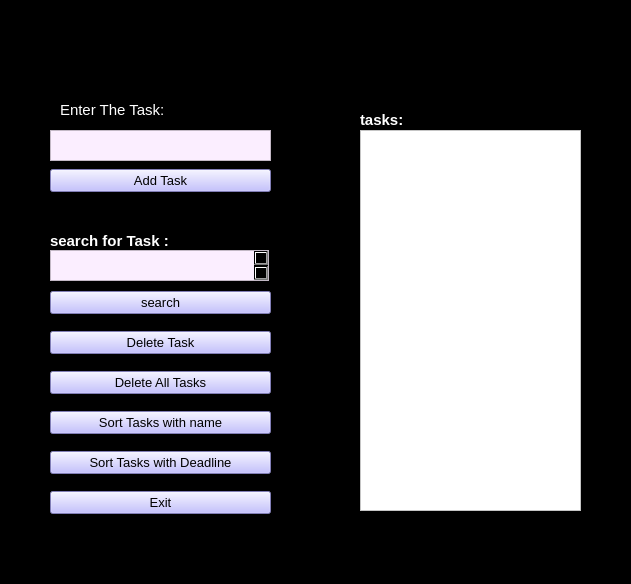
<?xml version="1.0" encoding="UTF-8"?>
<ui version="4.0">
 <class>ToDoList</class>
 <widget class="QMainWindow" name="ToDoList">
  <property name="geometry">
   <rect>
    <x>0</x>
    <y>0</y>
    <width>631</width>
    <height>584</height>
   </rect>
  </property>
  <property name="palette">
   <palette>
    <active>
     <colorrole role="WindowText">
      <brush brushstyle="SolidPattern">
       <color alpha="255">
        <red>0</red>
        <green>0</green>
        <blue>0</blue>
       </color>
      </brush>
     </colorrole>
     <colorrole role="Button">
      <brush brushstyle="SolidPattern">
       <color alpha="255">
        <red>0</red>
        <green>0</green>
        <blue>0</blue>
       </color>
      </brush>
     </colorrole>
     <colorrole role="Light">
      <brush brushstyle="SolidPattern">
       <color alpha="255">
        <red>255</red>
        <green>255</green>
        <blue>255</blue>
       </color>
      </brush>
     </colorrole>
     <colorrole role="Midlight">
      <brush brushstyle="SolidPattern">
       <color alpha="255">
        <red>255</red>
        <green>255</green>
        <blue>255</blue>
       </color>
      </brush>
     </colorrole>
     <colorrole role="Dark">
      <brush brushstyle="SolidPattern">
       <color alpha="255">
        <red>127</red>
        <green>127</green>
        <blue>127</blue>
       </color>
      </brush>
     </colorrole>
     <colorrole role="Mid">
      <brush brushstyle="SolidPattern">
       <color alpha="255">
        <red>170</red>
        <green>170</green>
        <blue>170</blue>
       </color>
      </brush>
     </colorrole>
     <colorrole role="Text">
      <brush brushstyle="SolidPattern">
       <color alpha="255">
        <red>0</red>
        <green>0</green>
        <blue>0</blue>
       </color>
      </brush>
     </colorrole>
     <colorrole role="BrightText">
      <brush brushstyle="SolidPattern">
       <color alpha="255">
        <red>255</red>
        <green>255</green>
        <blue>255</blue>
       </color>
      </brush>
     </colorrole>
     <colorrole role="ButtonText">
      <brush brushstyle="SolidPattern">
       <color alpha="255">
        <red>0</red>
        <green>0</green>
        <blue>0</blue>
       </color>
      </brush>
     </colorrole>
     <colorrole role="Base">
      <brush brushstyle="SolidPattern">
       <color alpha="255">
        <red>0</red>
        <green>0</green>
        <blue>0</blue>
       </color>
      </brush>
     </colorrole>
     <colorrole role="Window">
      <brush brushstyle="SolidPattern">
       <color alpha="255">
        <red>0</red>
        <green>0</green>
        <blue>0</blue>
       </color>
      </brush>
     </colorrole>
     <colorrole role="Shadow">
      <brush brushstyle="SolidPattern">
       <color alpha="255">
        <red>0</red>
        <green>0</green>
        <blue>0</blue>
       </color>
      </brush>
     </colorrole>
     <colorrole role="AlternateBase">
      <brush brushstyle="SolidPattern">
       <color alpha="255">
        <red>255</red>
        <green>255</green>
        <blue>255</blue>
       </color>
      </brush>
     </colorrole>
     <colorrole role="ToolTipBase">
      <brush brushstyle="SolidPattern">
       <color alpha="255">
        <red>255</red>
        <green>255</green>
        <blue>220</blue>
       </color>
      </brush>
     </colorrole>
     <colorrole role="ToolTipText">
      <brush brushstyle="SolidPattern">
       <color alpha="255">
        <red>0</red>
        <green>0</green>
        <blue>0</blue>
       </color>
      </brush>
     </colorrole>
     <colorrole role="PlaceholderText">
      <brush brushstyle="SolidPattern">
       <color alpha="128">
        <red>0</red>
        <green>0</green>
        <blue>0</blue>
       </color>
      </brush>
     </colorrole>
    </active>
    <inactive>
     <colorrole role="WindowText">
      <brush brushstyle="SolidPattern">
       <color alpha="255">
        <red>0</red>
        <green>0</green>
        <blue>0</blue>
       </color>
      </brush>
     </colorrole>
     <colorrole role="Button">
      <brush brushstyle="SolidPattern">
       <color alpha="255">
        <red>0</red>
        <green>0</green>
        <blue>0</blue>
       </color>
      </brush>
     </colorrole>
     <colorrole role="Light">
      <brush brushstyle="SolidPattern">
       <color alpha="255">
        <red>255</red>
        <green>255</green>
        <blue>255</blue>
       </color>
      </brush>
     </colorrole>
     <colorrole role="Midlight">
      <brush brushstyle="SolidPattern">
       <color alpha="255">
        <red>255</red>
        <green>255</green>
        <blue>255</blue>
       </color>
      </brush>
     </colorrole>
     <colorrole role="Dark">
      <brush brushstyle="SolidPattern">
       <color alpha="255">
        <red>127</red>
        <green>127</green>
        <blue>127</blue>
       </color>
      </brush>
     </colorrole>
     <colorrole role="Mid">
      <brush brushstyle="SolidPattern">
       <color alpha="255">
        <red>170</red>
        <green>170</green>
        <blue>170</blue>
       </color>
      </brush>
     </colorrole>
     <colorrole role="Text">
      <brush brushstyle="SolidPattern">
       <color alpha="255">
        <red>0</red>
        <green>0</green>
        <blue>0</blue>
       </color>
      </brush>
     </colorrole>
     <colorrole role="BrightText">
      <brush brushstyle="SolidPattern">
       <color alpha="255">
        <red>255</red>
        <green>255</green>
        <blue>255</blue>
       </color>
      </brush>
     </colorrole>
     <colorrole role="ButtonText">
      <brush brushstyle="SolidPattern">
       <color alpha="255">
        <red>0</red>
        <green>0</green>
        <blue>0</blue>
       </color>
      </brush>
     </colorrole>
     <colorrole role="Base">
      <brush brushstyle="SolidPattern">
       <color alpha="255">
        <red>0</red>
        <green>0</green>
        <blue>0</blue>
       </color>
      </brush>
     </colorrole>
     <colorrole role="Window">
      <brush brushstyle="SolidPattern">
       <color alpha="255">
        <red>0</red>
        <green>0</green>
        <blue>0</blue>
       </color>
      </brush>
     </colorrole>
     <colorrole role="Shadow">
      <brush brushstyle="SolidPattern">
       <color alpha="255">
        <red>0</red>
        <green>0</green>
        <blue>0</blue>
       </color>
      </brush>
     </colorrole>
     <colorrole role="AlternateBase">
      <brush brushstyle="SolidPattern">
       <color alpha="255">
        <red>255</red>
        <green>255</green>
        <blue>255</blue>
       </color>
      </brush>
     </colorrole>
     <colorrole role="ToolTipBase">
      <brush brushstyle="SolidPattern">
       <color alpha="255">
        <red>255</red>
        <green>255</green>
        <blue>220</blue>
       </color>
      </brush>
     </colorrole>
     <colorrole role="ToolTipText">
      <brush brushstyle="SolidPattern">
       <color alpha="255">
        <red>0</red>
        <green>0</green>
        <blue>0</blue>
       </color>
      </brush>
     </colorrole>
     <colorrole role="PlaceholderText">
      <brush brushstyle="SolidPattern">
       <color alpha="128">
        <red>0</red>
        <green>0</green>
        <blue>0</blue>
       </color>
      </brush>
     </colorrole>
    </inactive>
    <disabled>
     <colorrole role="WindowText">
      <brush brushstyle="SolidPattern">
       <color alpha="255">
        <red>127</red>
        <green>127</green>
        <blue>127</blue>
       </color>
      </brush>
     </colorrole>
     <colorrole role="Button">
      <brush brushstyle="SolidPattern">
       <color alpha="255">
        <red>0</red>
        <green>0</green>
        <blue>0</blue>
       </color>
      </brush>
     </colorrole>
     <colorrole role="Light">
      <brush brushstyle="SolidPattern">
       <color alpha="255">
        <red>255</red>
        <green>255</green>
        <blue>255</blue>
       </color>
      </brush>
     </colorrole>
     <colorrole role="Midlight">
      <brush brushstyle="SolidPattern">
       <color alpha="255">
        <red>255</red>
        <green>255</green>
        <blue>255</blue>
       </color>
      </brush>
     </colorrole>
     <colorrole role="Dark">
      <brush brushstyle="SolidPattern">
       <color alpha="255">
        <red>127</red>
        <green>127</green>
        <blue>127</blue>
       </color>
      </brush>
     </colorrole>
     <colorrole role="Mid">
      <brush brushstyle="SolidPattern">
       <color alpha="255">
        <red>170</red>
        <green>170</green>
        <blue>170</blue>
       </color>
      </brush>
     </colorrole>
     <colorrole role="Text">
      <brush brushstyle="SolidPattern">
       <color alpha="255">
        <red>127</red>
        <green>127</green>
        <blue>127</blue>
       </color>
      </brush>
     </colorrole>
     <colorrole role="BrightText">
      <brush brushstyle="SolidPattern">
       <color alpha="255">
        <red>255</red>
        <green>255</green>
        <blue>255</blue>
       </color>
      </brush>
     </colorrole>
     <colorrole role="ButtonText">
      <brush brushstyle="SolidPattern">
       <color alpha="255">
        <red>127</red>
        <green>127</green>
        <blue>127</blue>
       </color>
      </brush>
     </colorrole>
     <colorrole role="Base">
      <brush brushstyle="SolidPattern">
       <color alpha="255">
        <red>0</red>
        <green>0</green>
        <blue>0</blue>
       </color>
      </brush>
     </colorrole>
     <colorrole role="Window">
      <brush brushstyle="SolidPattern">
       <color alpha="255">
        <red>0</red>
        <green>0</green>
        <blue>0</blue>
       </color>
      </brush>
     </colorrole>
     <colorrole role="Shadow">
      <brush brushstyle="SolidPattern">
       <color alpha="255">
        <red>0</red>
        <green>0</green>
        <blue>0</blue>
       </color>
      </brush>
     </colorrole>
     <colorrole role="AlternateBase">
      <brush brushstyle="SolidPattern">
       <color alpha="255">
        <red>255</red>
        <green>255</green>
        <blue>255</blue>
       </color>
      </brush>
     </colorrole>
     <colorrole role="ToolTipBase">
      <brush brushstyle="SolidPattern">
       <color alpha="255">
        <red>255</red>
        <green>255</green>
        <blue>220</blue>
       </color>
      </brush>
     </colorrole>
     <colorrole role="ToolTipText">
      <brush brushstyle="SolidPattern">
       <color alpha="255">
        <red>0</red>
        <green>0</green>
        <blue>0</blue>
       </color>
      </brush>
     </colorrole>
     <colorrole role="PlaceholderText">
      <brush brushstyle="SolidPattern">
       <color alpha="128">
        <red>0</red>
        <green>0</green>
        <blue>0</blue>
       </color>
      </brush>
     </colorrole>
    </disabled>
   </palette>
  </property>
  <property name="windowTitle">
   <string>MainWindow</string>
  </property>
  <property name="styleSheet">
   <string notr="true">background-color: rgb(0, 0, 0);</string>
  </property>
  <widget class="QWidget" name="centralwidget">
   <widget class="QWidget" name="verticalLayoutWidget">
    <property name="geometry">
     <rect>
      <x>50</x>
      <y>160</y>
      <width>221</width>
      <height>41</height>
     </rect>
    </property>
    <layout class="QVBoxLayout" name="verticalLayout">
     <item>
      <widget class="QPushButton" name="addtask">
       <property name="palette">
        <palette>
         <active>
          <colorrole role="WindowText">
           <brush brushstyle="SolidPattern">
            <color alpha="255">
             <red>0</red>
             <green>0</green>
             <blue>0</blue>
            </color>
           </brush>
          </colorrole>
          <colorrole role="Button">
           <brush brushstyle="SolidPattern">
            <color alpha="255">
             <red>181</red>
             <green>176</green>
             <blue>255</blue>
            </color>
           </brush>
          </colorrole>
          <colorrole role="Light">
           <brush brushstyle="SolidPattern">
            <color alpha="255">
             <red>255</red>
             <green>255</green>
             <blue>255</blue>
            </color>
           </brush>
          </colorrole>
          <colorrole role="Midlight">
           <brush brushstyle="SolidPattern">
            <color alpha="255">
             <red>212</red>
             <green>255</green>
             <blue>255</blue>
            </color>
           </brush>
          </colorrole>
          <colorrole role="Dark">
           <brush brushstyle="SolidPattern">
            <color alpha="255">
             <red>85</red>
             <green>127</green>
             <blue>127</blue>
            </color>
           </brush>
          </colorrole>
          <colorrole role="Mid">
           <brush brushstyle="SolidPattern">
            <color alpha="255">
             <red>113</red>
             <green>170</green>
             <blue>170</blue>
            </color>
           </brush>
          </colorrole>
          <colorrole role="Text">
           <brush brushstyle="SolidPattern">
            <color alpha="255">
             <red>0</red>
             <green>0</green>
             <blue>0</blue>
            </color>
           </brush>
          </colorrole>
          <colorrole role="BrightText">
           <brush brushstyle="SolidPattern">
            <color alpha="255">
             <red>255</red>
             <green>255</green>
             <blue>255</blue>
            </color>
           </brush>
          </colorrole>
          <colorrole role="ButtonText">
           <brush brushstyle="SolidPattern">
            <color alpha="255">
             <red>0</red>
             <green>0</green>
             <blue>0</blue>
            </color>
           </brush>
          </colorrole>
          <colorrole role="Base">
           <brush brushstyle="SolidPattern">
            <color alpha="255">
             <red>181</red>
             <green>176</green>
             <blue>255</blue>
            </color>
           </brush>
          </colorrole>
          <colorrole role="Window">
           <brush brushstyle="SolidPattern">
            <color alpha="255">
             <red>181</red>
             <green>176</green>
             <blue>255</blue>
            </color>
           </brush>
          </colorrole>
          <colorrole role="Shadow">
           <brush brushstyle="SolidPattern">
            <color alpha="255">
             <red>0</red>
             <green>0</green>
             <blue>0</blue>
            </color>
           </brush>
          </colorrole>
          <colorrole role="AlternateBase">
           <brush brushstyle="SolidPattern">
            <color alpha="255">
             <red>212</red>
             <green>255</green>
             <blue>255</blue>
            </color>
           </brush>
          </colorrole>
          <colorrole role="ToolTipBase">
           <brush brushstyle="SolidPattern">
            <color alpha="255">
             <red>255</red>
             <green>255</green>
             <blue>220</blue>
            </color>
           </brush>
          </colorrole>
          <colorrole role="ToolTipText">
           <brush brushstyle="SolidPattern">
            <color alpha="255">
             <red>0</red>
             <green>0</green>
             <blue>0</blue>
            </color>
           </brush>
          </colorrole>
          <colorrole role="PlaceholderText">
           <brush brushstyle="SolidPattern">
            <color alpha="128">
             <red>0</red>
             <green>0</green>
             <blue>0</blue>
            </color>
           </brush>
          </colorrole>
         </active>
         <inactive>
          <colorrole role="WindowText">
           <brush brushstyle="SolidPattern">
            <color alpha="255">
             <red>0</red>
             <green>0</green>
             <blue>0</blue>
            </color>
           </brush>
          </colorrole>
          <colorrole role="Button">
           <brush brushstyle="SolidPattern">
            <color alpha="255">
             <red>181</red>
             <green>176</green>
             <blue>255</blue>
            </color>
           </brush>
          </colorrole>
          <colorrole role="Light">
           <brush brushstyle="SolidPattern">
            <color alpha="255">
             <red>255</red>
             <green>255</green>
             <blue>255</blue>
            </color>
           </brush>
          </colorrole>
          <colorrole role="Midlight">
           <brush brushstyle="SolidPattern">
            <color alpha="255">
             <red>212</red>
             <green>255</green>
             <blue>255</blue>
            </color>
           </brush>
          </colorrole>
          <colorrole role="Dark">
           <brush brushstyle="SolidPattern">
            <color alpha="255">
             <red>85</red>
             <green>127</green>
             <blue>127</blue>
            </color>
           </brush>
          </colorrole>
          <colorrole role="Mid">
           <brush brushstyle="SolidPattern">
            <color alpha="255">
             <red>113</red>
             <green>170</green>
             <blue>170</blue>
            </color>
           </brush>
          </colorrole>
          <colorrole role="Text">
           <brush brushstyle="SolidPattern">
            <color alpha="255">
             <red>0</red>
             <green>0</green>
             <blue>0</blue>
            </color>
           </brush>
          </colorrole>
          <colorrole role="BrightText">
           <brush brushstyle="SolidPattern">
            <color alpha="255">
             <red>255</red>
             <green>255</green>
             <blue>255</blue>
            </color>
           </brush>
          </colorrole>
          <colorrole role="ButtonText">
           <brush brushstyle="SolidPattern">
            <color alpha="255">
             <red>0</red>
             <green>0</green>
             <blue>0</blue>
            </color>
           </brush>
          </colorrole>
          <colorrole role="Base">
           <brush brushstyle="SolidPattern">
            <color alpha="255">
             <red>181</red>
             <green>176</green>
             <blue>255</blue>
            </color>
           </brush>
          </colorrole>
          <colorrole role="Window">
           <brush brushstyle="SolidPattern">
            <color alpha="255">
             <red>181</red>
             <green>176</green>
             <blue>255</blue>
            </color>
           </brush>
          </colorrole>
          <colorrole role="Shadow">
           <brush brushstyle="SolidPattern">
            <color alpha="255">
             <red>0</red>
             <green>0</green>
             <blue>0</blue>
            </color>
           </brush>
          </colorrole>
          <colorrole role="AlternateBase">
           <brush brushstyle="SolidPattern">
            <color alpha="255">
             <red>212</red>
             <green>255</green>
             <blue>255</blue>
            </color>
           </brush>
          </colorrole>
          <colorrole role="ToolTipBase">
           <brush brushstyle="SolidPattern">
            <color alpha="255">
             <red>255</red>
             <green>255</green>
             <blue>220</blue>
            </color>
           </brush>
          </colorrole>
          <colorrole role="ToolTipText">
           <brush brushstyle="SolidPattern">
            <color alpha="255">
             <red>0</red>
             <green>0</green>
             <blue>0</blue>
            </color>
           </brush>
          </colorrole>
          <colorrole role="PlaceholderText">
           <brush brushstyle="SolidPattern">
            <color alpha="128">
             <red>0</red>
             <green>0</green>
             <blue>0</blue>
            </color>
           </brush>
          </colorrole>
         </inactive>
         <disabled>
          <colorrole role="WindowText">
           <brush brushstyle="SolidPattern">
            <color alpha="255">
             <red>85</red>
             <green>127</green>
             <blue>127</blue>
            </color>
           </brush>
          </colorrole>
          <colorrole role="Button">
           <brush brushstyle="SolidPattern">
            <color alpha="255">
             <red>181</red>
             <green>176</green>
             <blue>255</blue>
            </color>
           </brush>
          </colorrole>
          <colorrole role="Light">
           <brush brushstyle="SolidPattern">
            <color alpha="255">
             <red>255</red>
             <green>255</green>
             <blue>255</blue>
            </color>
           </brush>
          </colorrole>
          <colorrole role="Midlight">
           <brush brushstyle="SolidPattern">
            <color alpha="255">
             <red>212</red>
             <green>255</green>
             <blue>255</blue>
            </color>
           </brush>
          </colorrole>
          <colorrole role="Dark">
           <brush brushstyle="SolidPattern">
            <color alpha="255">
             <red>85</red>
             <green>127</green>
             <blue>127</blue>
            </color>
           </brush>
          </colorrole>
          <colorrole role="Mid">
           <brush brushstyle="SolidPattern">
            <color alpha="255">
             <red>113</red>
             <green>170</green>
             <blue>170</blue>
            </color>
           </brush>
          </colorrole>
          <colorrole role="Text">
           <brush brushstyle="SolidPattern">
            <color alpha="255">
             <red>85</red>
             <green>127</green>
             <blue>127</blue>
            </color>
           </brush>
          </colorrole>
          <colorrole role="BrightText">
           <brush brushstyle="SolidPattern">
            <color alpha="255">
             <red>255</red>
             <green>255</green>
             <blue>255</blue>
            </color>
           </brush>
          </colorrole>
          <colorrole role="ButtonText">
           <brush brushstyle="SolidPattern">
            <color alpha="255">
             <red>85</red>
             <green>127</green>
             <blue>127</blue>
            </color>
           </brush>
          </colorrole>
          <colorrole role="Base">
           <brush brushstyle="SolidPattern">
            <color alpha="255">
             <red>181</red>
             <green>176</green>
             <blue>255</blue>
            </color>
           </brush>
          </colorrole>
          <colorrole role="Window">
           <brush brushstyle="SolidPattern">
            <color alpha="255">
             <red>181</red>
             <green>176</green>
             <blue>255</blue>
            </color>
           </brush>
          </colorrole>
          <colorrole role="Shadow">
           <brush brushstyle="SolidPattern">
            <color alpha="255">
             <red>0</red>
             <green>0</green>
             <blue>0</blue>
            </color>
           </brush>
          </colorrole>
          <colorrole role="AlternateBase">
           <brush brushstyle="SolidPattern">
            <color alpha="255">
             <red>170</red>
             <green>255</green>
             <blue>255</blue>
            </color>
           </brush>
          </colorrole>
          <colorrole role="ToolTipBase">
           <brush brushstyle="SolidPattern">
            <color alpha="255">
             <red>255</red>
             <green>255</green>
             <blue>220</blue>
            </color>
           </brush>
          </colorrole>
          <colorrole role="ToolTipText">
           <brush brushstyle="SolidPattern">
            <color alpha="255">
             <red>0</red>
             <green>0</green>
             <blue>0</blue>
            </color>
           </brush>
          </colorrole>
          <colorrole role="PlaceholderText">
           <brush brushstyle="SolidPattern">
            <color alpha="128">
             <red>0</red>
             <green>0</green>
             <blue>0</blue>
            </color>
           </brush>
          </colorrole>
         </disabled>
        </palette>
       </property>
       <property name="font">
        <font>
         <pointsize>10</pointsize>
        </font>
       </property>
       <property name="styleSheet">
        <string notr="true">
background-color: rgb(181, 176, 255);
</string>
       </property>
       <property name="text">
        <string>Add Task</string>
       </property>
      </widget>
     </item>
    </layout>
   </widget>
   <widget class="QTextEdit" name="textEdit">
    <property name="geometry">
     <rect>
      <x>50</x>
      <y>130</y>
      <width>221</width>
      <height>31</height>
     </rect>
    </property>
    <property name="font">
     <font>
      <family>Elephant</family>
      <pointsize>11</pointsize>
      <weight>75</weight>
      <italic>false</italic>
      <bold>true</bold>
     </font>
    </property>
    <property name="styleSheet">
     <string notr="true">background-color: rgb(251, 238, 255);</string>
    </property>
    <property name="html">
     <string>&lt;!DOCTYPE HTML PUBLIC &quot;-//W3C//DTD HTML 4.0//EN&quot; &quot;http://www.w3.org/TR/REC-html40/strict.dtd&quot;&gt;
&lt;html&gt;&lt;head&gt;&lt;meta name=&quot;qrichtext&quot; content=&quot;1&quot; /&gt;&lt;style type=&quot;text/css&quot;&gt;
p, li { white-space: pre-wrap; }
&lt;/style&gt;&lt;/head&gt;&lt;body style=&quot; font-family:'Elephant'; font-size:11pt; font-weight:600; font-style:normal;&quot;&gt;
&lt;p style=&quot;-qt-paragraph-type:empty; margin-top:0px; margin-bottom:0px; margin-left:0px; margin-right:0px; -qt-block-indent:0; text-indent:0px; font-family:'MS Shell Dlg 2'; font-size:8.25pt; font-weight:400;&quot;&gt;&lt;br /&gt;&lt;/p&gt;&lt;/body&gt;&lt;/html&gt;</string>
    </property>
   </widget>
   <widget class="QLabel" name="label">
    <property name="geometry">
     <rect>
      <x>50</x>
      <y>230</y>
      <width>131</width>
      <height>21</height>
     </rect>
    </property>
    <property name="font">
     <font>
      <pointsize>11</pointsize>
      <weight>75</weight>
      <bold>true</bold>
     </font>
    </property>
    <property name="styleSheet">
     <string notr="true">color:rgb(255, 255, 255)</string>
    </property>
    <property name="text">
     <string>search for Task :</string>
    </property>
   </widget>
   <widget class="QWidget" name="verticalLayoutWidget_2">
    <property name="geometry">
     <rect>
      <x>50</x>
      <y>280</y>
      <width>221</width>
      <height>251</height>
     </rect>
    </property>
    <layout class="QVBoxLayout" name="verticalLayout_2">
     <item>
      <widget class="QPushButton" name="search">
       <property name="font">
        <font>
         <pointsize>10</pointsize>
        </font>
       </property>
       <property name="styleSheet">
        <string notr="true">background-color: rgb(181, 176, 255);</string>
       </property>
       <property name="text">
        <string>search</string>
       </property>
      </widget>
     </item>
     <item>
      <widget class="QPushButton" name="deletetask">
       <property name="font">
        <font>
         <pointsize>10</pointsize>
        </font>
       </property>
       <property name="styleSheet">
        <string notr="true">background-color: rgb(181, 176, 255);
</string>
       </property>
       <property name="text">
        <string>Delete Task</string>
       </property>
      </widget>
     </item>
     <item>
      <widget class="QPushButton" name="deleteall">
       <property name="font">
        <font>
         <pointsize>10</pointsize>
        </font>
       </property>
       <property name="styleSheet">
        <string notr="true">background-color: rgb(181, 176, 255);
</string>
       </property>
       <property name="text">
        <string>Delete All Tasks</string>
       </property>
      </widget>
     </item>
     <item>
      <widget class="QPushButton" name="sortname">
       <property name="font">
        <font>
         <pointsize>10</pointsize>
        </font>
       </property>
       <property name="styleSheet">
        <string notr="true">background-color: rgb(181, 176, 255);</string>
       </property>
       <property name="text">
        <string>Sort Tasks with name</string>
       </property>
      </widget>
     </item>
     <item>
      <widget class="QPushButton" name="sortdeadline">
       <property name="font">
        <font>
         <pointsize>10</pointsize>
        </font>
       </property>
       <property name="styleSheet">
        <string notr="true">background-color: rgb(181, 176, 255);
</string>
       </property>
       <property name="text">
        <string>Sort Tasks with Deadline</string>
       </property>
      </widget>
     </item>
     <item>
      <widget class="QPushButton" name="exit">
       <property name="font">
        <font>
         <pointsize>10</pointsize>
        </font>
       </property>
       <property name="styleSheet">
        <string notr="true">background-color: rgb(181, 176, 255);
</string>
       </property>
       <property name="text">
        <string>Exit</string>
       </property>
      </widget>
     </item>
    </layout>
   </widget>
   <widget class="QListWidget" name="listoftasks">
    <property name="geometry">
     <rect>
      <x>360</x>
      <y>130</y>
      <width>221</width>
      <height>381</height>
     </rect>
    </property>
    <property name="font">
     <font>
      <family>MS Shell Dlg 2</family>
      <pointsize>10</pointsize>
      <weight>9</weight>
      <italic>false</italic>
      <bold>false</bold>
     </font>
    </property>
    <property name="styleSheet">
     <string notr="true">font: 75 10pt &quot;MS Shell Dlg 2&quot;;
background-color: rgb(255, 255, 255);</string>
    </property>
   </widget>
   <widget class="QLabel" name="label_3">
    <property name="geometry">
     <rect>
      <x>60</x>
      <y>100</y>
      <width>111</width>
      <height>20</height>
     </rect>
    </property>
    <property name="font">
     <font>
      <pointsize>11</pointsize>
     </font>
    </property>
    <property name="styleSheet">
     <string notr="true">color:rgb(255, 255, 255)</string>
    </property>
    <property name="text">
     <string>Enter The Task:</string>
    </property>
   </widget>
   <widget class="QTextEdit" name="searchtask">
    <property name="geometry">
     <rect>
      <x>50</x>
      <y>250</y>
      <width>219</width>
      <height>31</height>
     </rect>
    </property>
    <property name="font">
     <font>
      <family>Elephant</family>
      <pointsize>11</pointsize>
      <weight>75</weight>
      <italic>false</italic>
      <bold>true</bold>
     </font>
    </property>
    <property name="styleSheet">
     <string notr="true">background-color: rgb(251, 238, 255);</string>
    </property>
   </widget>
   <widget class="QLabel" name="tasks">
    <property name="geometry">
     <rect>
      <x>360</x>
      <y>110</y>
      <width>51</width>
      <height>20</height>
     </rect>
    </property>
    <property name="font">
     <font>
      <pointsize>11</pointsize>
      <weight>75</weight>
      <bold>true</bold>
     </font>
    </property>
    <property name="styleSheet">
     <string notr="true">color:rgb(255, 255, 255)</string>
    </property>
    <property name="text">
     <string>tasks:</string>
    </property>
   </widget>
  </widget>
  <widget class="QMenuBar" name="menubar">
   <property name="geometry">
    <rect>
     <x>0</x>
     <y>0</y>
     <width>631</width>
     <height>21</height>
    </rect>
   </property>
  </widget>
  <widget class="QStatusBar" name="statusbar"/>
 </widget>
 <resources/>
 <connections/>
</ui>
